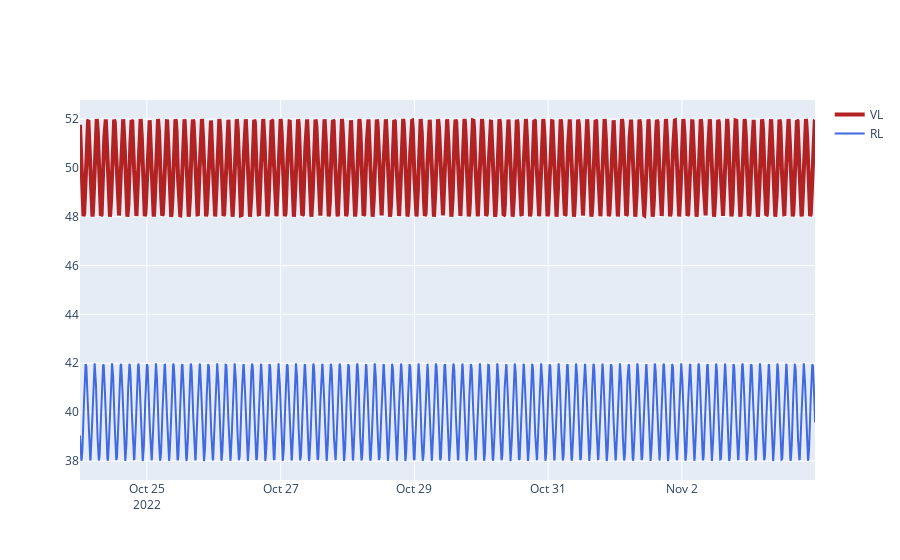

The code cell stored with this chart in its notebook:
### Code cell
## https://plotly.com/python/line-charts/
fig = go.Figure()
fig.add_trace(go.Scatter(x=EG_1.index,
              y=EG_1.WZ_HK1_VL, mode='lines', name='VL', line=dict(color='firebrick', width=4)))
fig.add_trace(go.Scatter(x=EG_1.index,
              y=EG_1.WZ_HK1_RL, mode='lines', name='RL',  line=dict(color='royalblue', width=2)))
 
fig.show()

### Figure 1 — Plotly figure (JSON) as saved in the notebook; plotly's stock layout.template omitted (floating-point values rounded to 4 significant figures; data arrays with more than 128 entries replaced by an {"elided": "..."} marker saying what was removed)
{"data": [{"line": {"color": "firebrick", "width": 4}, "mode": "lines", "name": "VL", "type": "scatter", "x": {"elided": "15826 str values"}, "y": {"elided": "15826 float values"}}, {"line": {"color": "royalblue", "width": 2}, "mode": "lines", "name": "RL", "type": "scatter", "x": {"elided": "15826 str values"}, "y": {"elided": "15826 float values"}}], "layout": {}}
